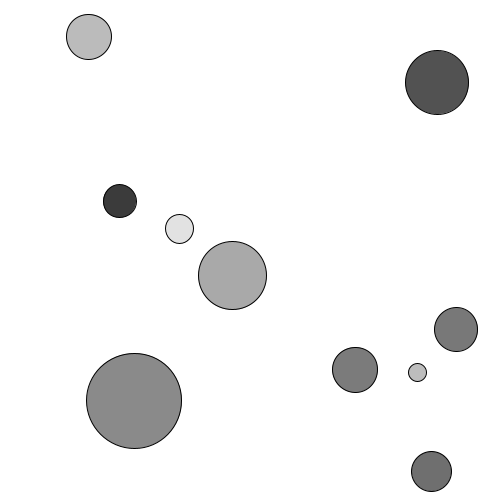
Frame 1 (no input)
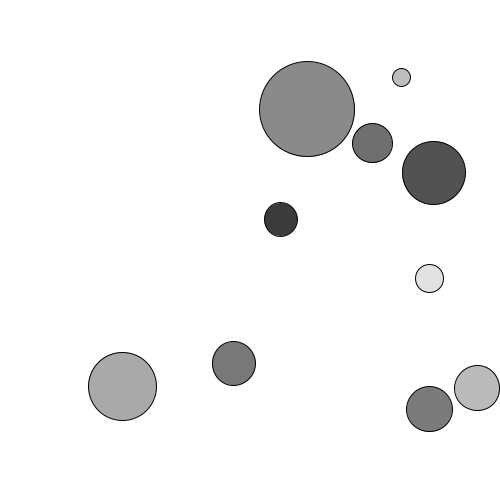
Frame 60 (the mouse pressed at the canvas centre just before this capture)
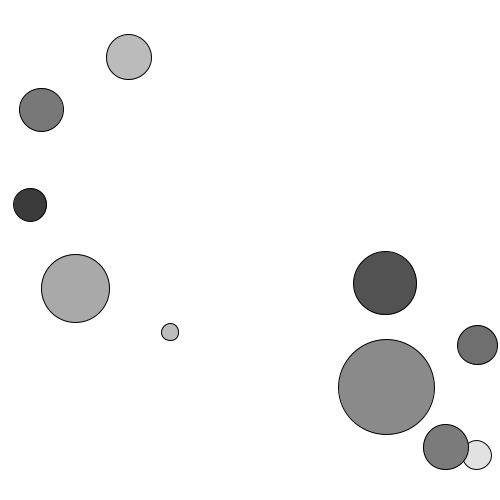
Frame 120 (the mouse held since frame 60 and released just before this capture)

The Processing sketch that drew these frames (run headless with seeded random() and noise(); from frame 60 on, the mouse is pressed at the canvas centre):

// Processing sketch: Bounces
// ── Bounces.pde
// This still allows balls to overlap, which has some strange effects. :-)

ArrayList<Ball> balls;
int n = 10;
float drag = 1.0;

void setup() {
  //randomSeed(7451232);
  size(500, 500);
  background(255);

  balls = new ArrayList<Ball>();
  
  for (int i = 0; i != n; i++) {
    float radius = random(5, 50);
    float mass = random(0.1, 1) * PI * radius * radius;
    
    Ball ball;
    do {
      ball = new Ball(radius, mass, random(0, width), random(0, height), random(0, 10), random(0, 10));
    } while(ball.isTouchingAnyWall() || ball.isTouching(balls));
    
    balls.add(ball);
  }
}

void draw() {
  background(255);
  
  for (Ball ball : balls)
    ball.move();

  for (int i = 0; i != n; i++)
    for (int j = i + 1; j != n; j++)
      if (balls.get(i).isTouching(balls.get(j))) {
        bounce(balls.get(i), balls.get(j));
      }
  
  for (Ball ball : balls)
    ball.display();
}
// ── Ball.pde
// Algorithms based on Joe van den Heuvel and Miles Jackson, "Pool Hall Lessons: Fast,
// Accurate Collision Detection Between Circles or Spheres", Gamasutra, January 18, 2002.
// http://ubm.io/2l7HppD

class Ball {
  float radius;
  float m;
  PVector r;
  PVector v;
  
  Ball(float radius, float m, float x, float y, float vx, float vy) {
    this.radius = radius;
    this.m = m;
    r = new PVector(x, y);
    v = new PVector(vx, vy);
  }
  
  boolean isTouching(Ball ball) {
    return r.dist(ball.r) < radius + ball.radius;
  }

  boolean isTouching(ArrayList<Ball> balls) {
    for (Ball ball : balls)
      if (isTouching(ball))
        return true;
    return false;
  }

  boolean isTouchingLeftWall() {
    return r.x - radius <= 0;
  }

  boolean isTouchingRightWall() {
    return r.x + radius >= width;
  }

  boolean isTouchingTopWall() {
    return r.y - radius <= 0;
  }

  boolean isTouchingBottomWall() {
    return r.y + radius >= height;
  }

  boolean isTouchingAnyWall() {
    return isTouchingLeftWall() || isTouchingRightWall() || 
      isTouchingTopWall() || isTouchingBottomWall();
  }
  
  void move() {
    v.mult(drag);
    r.add(v);
    bounceOffWalls();
  }
  
  void bounceOffWalls() {
    if (isTouchingRightWall()) {
      r.x = width - radius;
      v.x = -v.x;
    } else if(isTouchingLeftWall()) {
      r.x = radius;
      v.x = -v.x;
    }
    if (isTouchingBottomWall()) {
      r.y = height - radius;
      v.y = -v.y;
    } else if(isTouchingTopWall()) {
      r.y = radius;
      v.y = -v.y;
    }
  }
  
  void display() {
    fill(map(m / (PI * radius * radius), 0, 1, 255, 0));
    ellipse(r.x, r.y, 2 * radius, 2 * radius);
  }
}

void bounce(Ball b1, Ball b2) {
  // First, find the normalized vector n from the center of b1 to the center of b2:
  PVector n = PVector.sub(b1.r,  b2.r).normalize();

  // Find the length of the component of each of the velocity vectors along n: 
  // a1 = v1 . n
  // a2 = v2 . n
  float a1 = b1.v.dot(n);
  float a2 = b2.v.dot(n);
  
  // Using the optimized version, 
  // optimizedP =  2(a1 - a2)
  //              -----------
  //                m1 + m2
  float optimizedP = 2.0 * (a1 - a2) / (b1.m + b2.m);
  
  // Calculate v1', the new velocity vector of b1:
  // v1' = v1 - optimizedP * m2 * n
  b1.v = PVector.sub(b1.v, PVector.mult(n, optimizedP * b2.m));
  
  // Calculate v2', the new velocity vector of b2:
  // v2' = v2 + optimizedP * m1 * n
  b2.v = PVector.add(b2.v, PVector.mult(n, optimizedP * b1.m));
}
